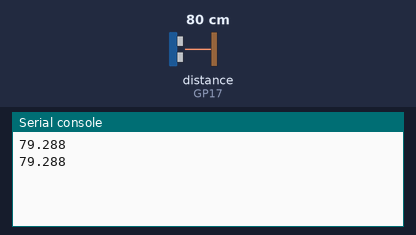
Simulated run of this program. Board: Raspberry Pi Pico running MicroPython. Parts: the last lines printed to the serial console. The inputs (shaded band) are chosen by the test bench; at power-on: distance to the obstacle (sensor on GP17) 80 cm. The echo pulse lasts 58.3 µs per cm.

Above: at 1.2 s.
1.3 s: distance to the obstacle (sensor on GP17) set to 2 cm
At 2.6 s:
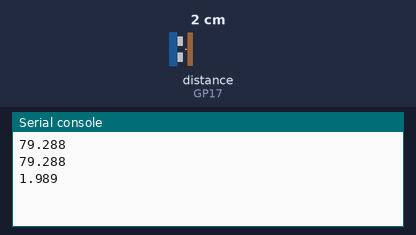
2.8 s: distance to the obstacle (sensor on GP17) set to 4 cm
At 3.4 s:
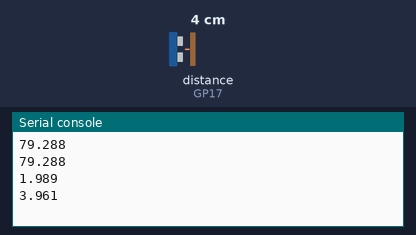
Timing chart, 0 to 5.8 s (numbered marks = the images above; inputs shaded):
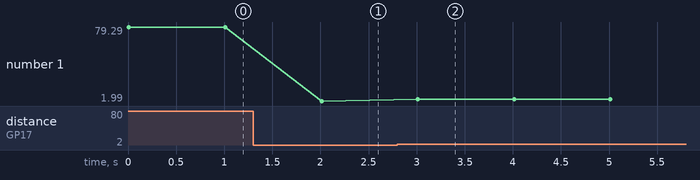

Measured:
- after the input at 1.3 s, the serial console: prints a new line after 0.71 s (image 1)
- after the input at 2.8 s, the serial console: prints a new line after 0.21 s (image 2)
- plotted number 1: 79.29 → 1.99 after the input at 1.3 s, 1.99 → 3.96 after the input at 2.8 s

The program:

pulse.py
```python
from machine import Pin, time_pulse_us
import time

pin1 = Pin(16,Pin.OUT)
pin2 = Pin(17,Pin.IN)

while True:
    pin1.value(1)
    time.sleep_us(10)
    pin1.value(0)

    pulse_time = machine.time_pulse_us(pin2, 1, 100000)
    distance = ((pulse_time * 340) /10000)/2
    print(distance)
    time.sleep(1)
```
